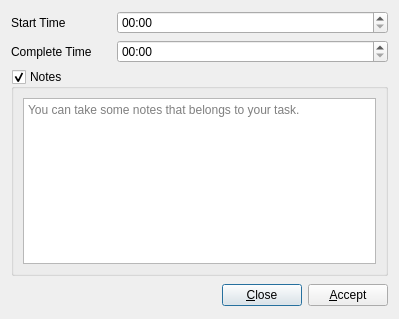
<?xml version="1.0" encoding="UTF-8"?>
<ui version="4.0">
 <class>taskCompletedDlg</class>
 <widget class="QDialog" name="taskCompletedDlg">
  <property name="geometry">
   <rect>
    <x>0</x>
    <y>0</y>
    <width>399</width>
    <height>319</height>
   </rect>
  </property>
  <property name="windowTitle">
   <string>Task Completed</string>
  </property>
  <layout class="QGridLayout" name="gridLayout">
   <item row="4" column="0">
    <spacer name="horizontalSpacer">
     <property name="orientation">
      <enum>Qt::Horizontal</enum>
     </property>
     <property name="sizeHint" stdset="0">
      <size>
       <width>40</width>
       <height>20</height>
      </size>
     </property>
    </spacer>
   </item>
   <item row="4" column="2" rowspan="2" colspan="2">
    <widget class="QPushButton" name="closeButton">
     <property name="text">
      <string>&amp;Close</string>
     </property>
    </widget>
   </item>
   <item row="1" column="0">
    <widget class="QLabel" name="label_2">
     <property name="text">
      <string>Complete Time</string>
     </property>
    </widget>
   </item>
   <item row="4" column="1">
    <spacer name="horizontalSpacer_2">
     <property name="orientation">
      <enum>Qt::Horizontal</enum>
     </property>
     <property name="sizeHint" stdset="0">
      <size>
       <width>40</width>
       <height>20</height>
      </size>
     </property>
    </spacer>
   </item>
   <item row="4" column="4" rowspan="2">
    <widget class="QPushButton" name="acceptButton">
     <property name="text">
      <string>&amp;Accept</string>
     </property>
    </widget>
   </item>
   <item row="0" column="0">
    <widget class="QLabel" name="label">
     <property name="text">
      <string>Start Time</string>
     </property>
    </widget>
   </item>
   <item row="3" column="0" colspan="5">
    <widget class="QGroupBox" name="groupBox">
     <property name="title">
      <string>Notes</string>
     </property>
     <property name="checkable">
      <bool>true</bool>
     </property>
     <property name="checked">
      <bool>true</bool>
     </property>
     <layout class="QGridLayout" name="gridLayout_2">
      <item row="0" column="0">
       <widget class="QTextEdit" name="taskNotes">
        <property name="placeholderText">
         <string>You can take some notes that belongs to your task.</string>
        </property>
       </widget>
      </item>
     </layout>
    </widget>
   </item>
   <item row="1" column="1" colspan="4">
    <widget class="QTimeEdit" name="completeTime">
     <property name="displayFormat">
      <string>HH:mm</string>
     </property>
    </widget>
   </item>
   <item row="0" column="1" colspan="4">
    <widget class="QTimeEdit" name="startTime">
     <property name="buttonSymbols">
      <enum>QAbstractSpinBox::UpDownArrows</enum>
     </property>
     <property name="accelerated">
      <bool>false</bool>
     </property>
     <property name="displayFormat">
      <string>HH:mm</string>
     </property>
    </widget>
   </item>
  </layout>
 </widget>
 <resources/>
 <connections>
  <connection>
   <sender>closeButton</sender>
   <signal>clicked()</signal>
   <receiver>taskCompletedDlg</receiver>
   <slot>reject()</slot>
   <hints>
    <hint type="sourcelabel">
     <x>241</x>
     <y>248</y>
    </hint>
    <hint type="destinationlabel">
     <x>79</x>
     <y>245</y>
    </hint>
   </hints>
  </connection>
 </connections>
</ui>
